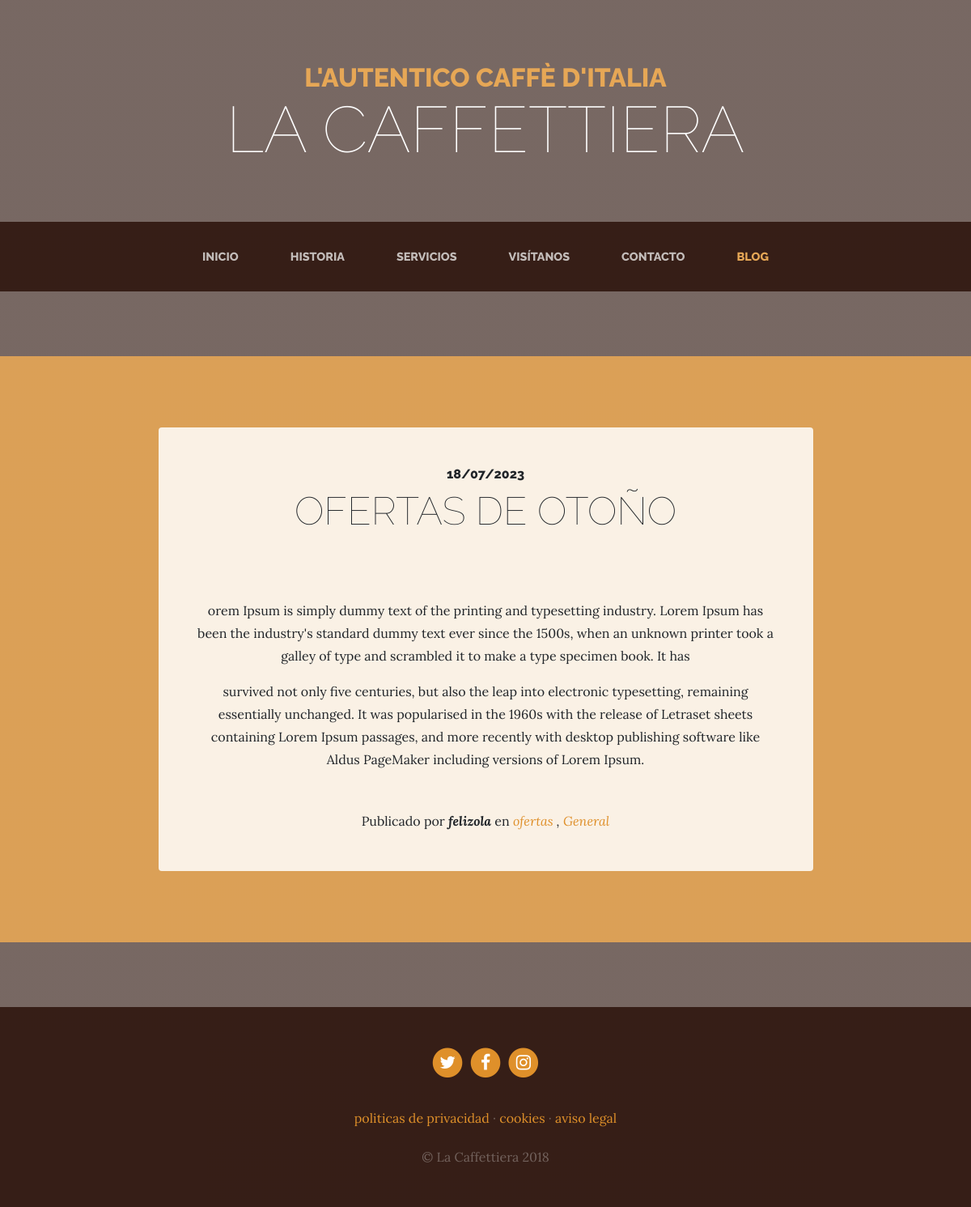
Screenshot of /blog/ with the database file from the repository.
### blog/models.py (models this page shows, shortened)
class Post(models.Model):
    title = models.CharField(max_length=200, verbose_name="Titulo")
    content = models.TextField(verbose_name="Contenido")
    published = models.DateTimeField(verbose_name="Fecha de publicacion", default=timezone.now)
    image = models.ImageField(verbose_name="Imagen", upload_to="Blog", null=True, blank=True)
    author = models.ForeignKey(User, verbose_name="Autor", on_delete=models.CASCADE)
    categories = models.ManyToManyField(Category, verbose_name="Categorias", related_name="get_posts")
    created = models.DateTimeField(auto_now_add=True, verbose_name="Fecha de creacion")
    updated = models.DateTimeField(auto_now=True, verbose_name="Fecha de edicion")
    class Meta:
        verbose_name = "entrada"
        verbose_name_plural = "entradas"
        ordering = ["-created"]

class Category(models.Model):
    name = models.CharField(max_length=100, verbose_name="Nombre")
    created = models.DateTimeField(auto_now_add=True, verbose_name="Fecha de creacion")
    updated = models.DateTimeField(auto_now=True, verbose_name="Fecha de edicion")
    class Meta:
        verbose_name = "categoria"
        verbose_name_plural = "categorias"
        ordering = ["-created"]

### pages/models.py (models this page shows, shortened)
class Page(models.Model):
    title = models.CharField(verbose_name="Titulo", max_length=200)
    content = RichTextField(verbose_name="Contenido")
    order = models.SmallIntegerField(verbose_name="Orden", default=0)
    created = models.DateTimeField(auto_now_add=True, verbose_name="Fecha de creacion")
    updated = models.DateTimeField(auto_now=True, verbose_name="Fecha de edicion")
    class Meta:
        verbose_name = "pagina"
        verbose_name_plural = "paginas"
        ordering = ["order"]

### blog/views.py (the view)
# urls.py: path('', views.blog, name="blog"),
def blog(request):
    posts = Post.objects.all()
    return render(request, "blog/blog.html", {'posts':posts})

### pages/templatetags/pages_extras.py (called while the page is built)
@register.simple_tag
def get_page_list():
    pages = Page.objects.all()
    return pages

### social/processors.py (called while the page is built)
def ctx_dict(request):
    ctx = {}
    links = Link.objects.all()
    for link in links:
        ctx[link.key] = link.url
    return ctx

### blog/templates/blog/blog.html (shortened to what this page needs)
{% extends "core/base.html" %}
{% load static %}
{% block content %}
{% for post in posts  %}
    <section class="page-section cta">
      <div class="container">
        <div class="row">
          <div class="col-xl-9 mx-auto">
            <div class="cta-innerv text-center rounded">
              <h2 class="section-heading mb-5">
                <span class="section-heading-upper">{{post.published|date:"SHORT_DATE_FORMAT"}}</span>
                <span class="section-heading-lower">{{post.title}}</span>
              </h2>
              <p class="mb-0 mbt">
                {{post.content|linebreaks}}
              </p>
              <p class="mb-0 mbt">
                <span class="section-heading-under">Publicado por <em><b>{{post.author}}</b></em> en
                <em>
                  {% for category in post.categories.all %}
                  <a href="{% url 'category' category.id  %}" class="link">{{category.name}}</a> {% if not forloop.last %},{% endif %}
                  {% endfor %}
                 </em>
                 </span>
              </p>
            </div>
          </div>
        </div>
      </div>
    </section>
{% endfor %}
{% endblock %}

### core/templates/core/base.html (shortened to what this page needs)
<!DOCTYPE html>
<html lang="es">
  <head>
    {% load static %}
    <link href="{% static 'core/vendor/bootstrap/css/bootstrap.min.css' %}" rel="stylesheet">
    <link href="{% static 'core/vendor/font-awesome/css/font-awesome.min.css' %}" rel="stylesheet" type="text/css">
    <link href="{% static 'core/css/business-casual.css' %}" rel="stylesheet">
  </head>
  <body>
    <h1 class="site-heading text-center text-white d-none d-lg-block">
      <span class="site-heading-upper text-primary mb-3">L'autentico caffè d'italia</span>
      <span class="site-heading-lower">La Caffettiera</span>
    </h1>
    <nav class="navbar navbar-expand-lg navbar-dark py-lg-4" id="mainNav">
      <div class="container">
        <div class="collapse navbar-collapse" id="navbarResponsive">
          <ul class="navbar-nav mx-auto">
            <li class="nav-item px-lg-4  {% if request.path == '/' %} active {% endif %} ">
              <a class="nav-link text-uppercase text-expanded" href="{% url 'home' %}">Inicio</a>
            </li>
            <li class="nav-item px-lg-4  {% if request.path == '/about/' %} active {% endif %} ">
              <a class="nav-link text-uppercase text-expanded" href="{% url 'about' %}">Historia</a>
            </li>
            <li class="nav-item px-lg-4  {% if request.path == '/services/' %} active {% endif %} ">
              <a class="nav-link text-uppercase text-expanded" href="{% url 'services' %}">Servicios</a>
            </li>
            <li class="nav-item px-lg-4  {% if request.path == '/store/' %} active {% endif %} ">
              <a class="nav-link text-uppercase text-expanded" href="{% url 'store' %}">Visítanos</a>
            </li>
            <li class="nav-item px-lg-4  {% if request.path == '/contact/' %} active {% endif %} ">
              <a class="nav-link text-uppercase text-expanded" href="{% url 'contact' %}">Contacto</a>
            </li>
            <li class="nav-item px-lg-4  {% if request.path|slice:':6' == '/blog/' %} active {% endif %} ">
              <a class="nav-link text-uppercase text-expanded" href="{% url 'blog' %}">Blog</a>
            </li>
          </ul>
        </div>
      </div>
    </nav>
    {% block content %}{% endblock%}
    <footer class="footer text-faded text-center py-5">
      <div class="container">
        <p class="m-0">
        {% if LINK_TWITTER %}
            <a href="{{LINK_TWITTER}}" class="link">
              <span class="fa-stack fa-lg">
                <i class="fa fa-circle fa-stack-2x"></i>
                <i class="fa fa-twitter fa-stack-1x fa-inverse"></i>
              </span>
            </a>
         {% endif %}
         {% if LINK_FACEBOOK %}
            <a href="{{LINK_FACEBOOK}}" class="link">
              <span class="fa-stack fa-lg">
                <i class="fa fa-circle fa-stack-2x"></i>
                <i class="fa fa-facebook fa-stack-1x fa-inverse"></i>
              </span>
            </a>
          {% endif %}
          {% if LINK_INSTAGRAM %}
            <a href="{{LINK_INSTAGRAM}}" class="link">
              <span class="fa-stack fa-lg">
                <i class="fa fa-circle fa-stack-2x"></i>
                <i class="fa fa-instagram fa-stack-1x fa-inverse"></i>
              </span>
            </a>
          {% endif %}
	    </p>
        <p class="m-0 mbt">
          {% load pages_extras %}
          {% get_page_list as page_list %}
          {% for page in page_list %}
          <a href="{% url 'page' page.id page.title|slugify %}" class="link">{{page.title}}</a>
           {% if not forloop.last %}·{% endif %}
          {% endfor %}
		</p>
        <p class="m-0 mbt1">&copy; La Caffettiera 2018</p>
      </div>
	</footer>
  </body>
</html>

### core/static/core/css/business-casual.css (style rules this page uses)
body { font-family: 'Lora'; background: linear-gradient(rgba(47, 23, 15, 0.65), rgba(47, 23, 15, 0.65)), url("../img/bg.jpg"); background-attachment: fixed; background-position: center; background-size: cover; }
h1, h2, h3, h4, h5, h6 { font-family: 'Raleway'; }
p { line-height: 1.75; }
.text-faded { color: rgba(255, 255, 255, 0.3); }
.site-heading { margin-top: 5rem; margin-bottom: 5rem; text-transform: uppercase; line-height: 1; font-family: 'Raleway'; }
.site-heading .site-heading-upper { display: block; font-size: 2rem; font-weight: 800; }
.site-heading .site-heading-lower { font-size: 5rem; font-weight: 100; line-height: 4rem; }
.page-section { margin-top: 5rem; margin-bottom: 5rem; }
.section-heading { text-transform: uppercase; }
.section-heading .section-heading-upper { display: block; font-size: 1rem; font-weight: 800; padding-bottom:.5rem; }
.section-heading .section-heading-lower { display: block; font-size: 3rem; font-weight: 100; }
#mainNav { background-color: rgba(47, 23, 15, 0.9); font-family: 'Raleway'; }
#mainNav .navbar-nav .nav-item .nav-link { color: rgba(255, 255, 255, 0.7); font-weight: 800; }
#mainNav .navbar-nav .nav-item.active .nav-link { color: #e6a756; }
@media (min-width: 992px) { #mainNav .navbar-nav .nav-item .nav-link { font-size: 0.9rem; } }
.cta { padding-top: 5rem; padding-bottom: 5rem; background-color: rgba(230, 167, 86, 0.9); }
.cta .cta-innerv { position: relative; padding: 3rem; margin: 0.5rem; background-color: rgba(255, 255, 255, 0.85); }
.footer { background-color: rgba(47, 23, 15, 0.9); }
.text-primary { color: #e6a756 !important; }
.mbt { padding-top: 2rem; }
.mbt1 { padding-top: 1.25rem; }
a.link { color: #df902a; }

### rows the page displays
Post: published "18/07/2023", title "OFERTAS DE OTOÑO", content "orem Ipsum is simply dummy text of the printing and typesetting industry. Lorem Ipsum has been the industry's standard dummy text ever since the 1500s, when an unknown printer took a galley of type and scrambled it to make a type specimen book. It has survived not only five centuries, but also the leap into electronic typesetting, remaining essentially unchanged. It was popularised in the 1960s with the release of Letraset sheets containing Lorem Ipsum passages, and more recently with desktop publishing software like Aldus PageMaker including versions of Lorem Ipsum.", author "felizola"
Category: name "ofertas"
Category: name "General"
Page: title "politicas de privacidad"
Page: title "cookies"
Page: title "aviso legal"
